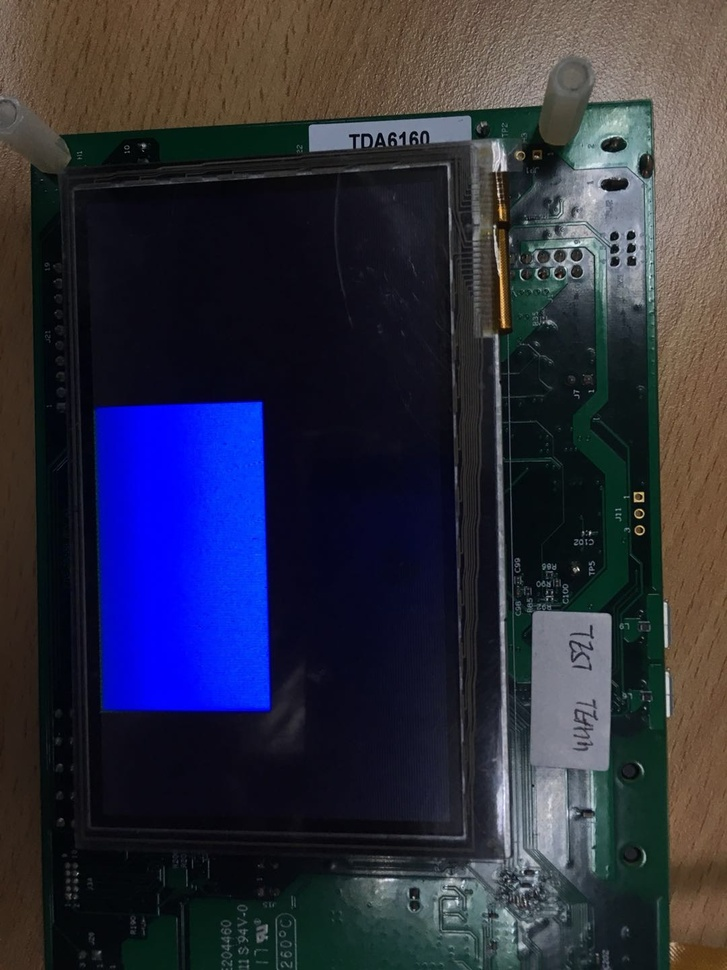
#> input picture pyopencv/pxp_blue.jpg, 727 x 970 px, shrunk from 1080 x 1440 before the run, found by its file name
$ python gray_candy_test.py
#> lines starting #> are read from the running program, lines starting #| are printed output that depends on the picture
import cv2
import numpy as np
from matplotlib import pyplot as plt

img_bgr = cv2.imread('c:\\video\pxp_blue.jpg')
#> img_bgr is the input picture: shape (970, 727, 3); mean B, G, R 61.8, 45.5, 44.7
img_gray = cv2.cvtColor(img_bgr, cv2.COLOR_BGR2GRAY)
img_rgb = cv2.cvtColor(img_bgr, cv2.COLOR_BGR2RGB)
img_hsv = cv2.cvtColor(img_rgb, cv2.COLOR_RGB2HSV)
#> img_hsv: shape (970, 727, 3); mean H, S, V 83.9, 124.7, 71.9
r, g, b = cv2.split(img_rgb)
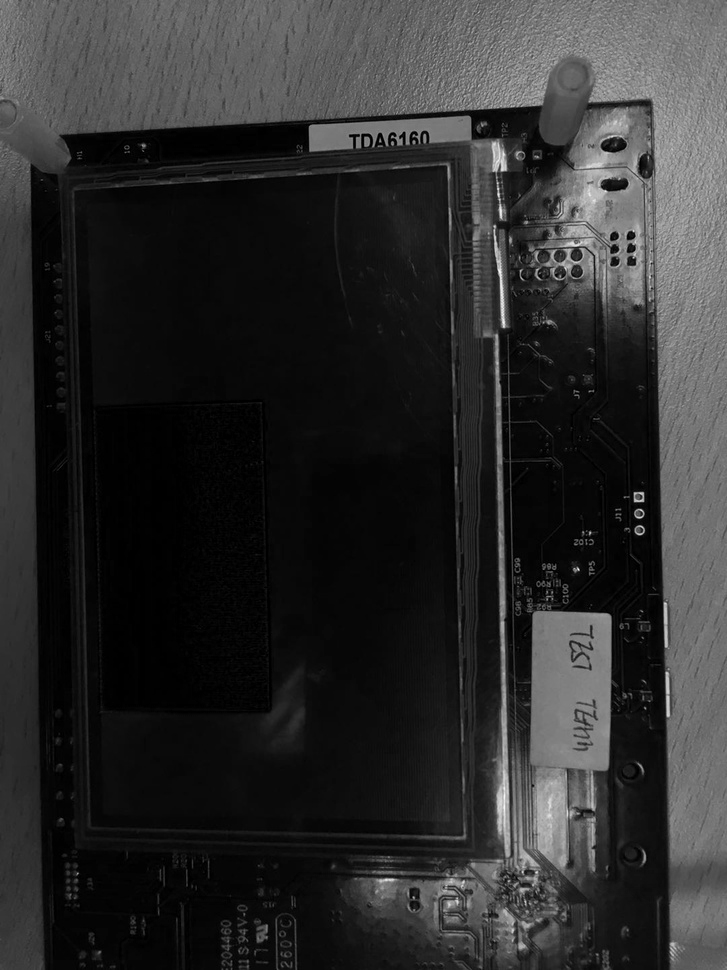
#> r: shape (970, 727); min 0, max 253, mean 44.7
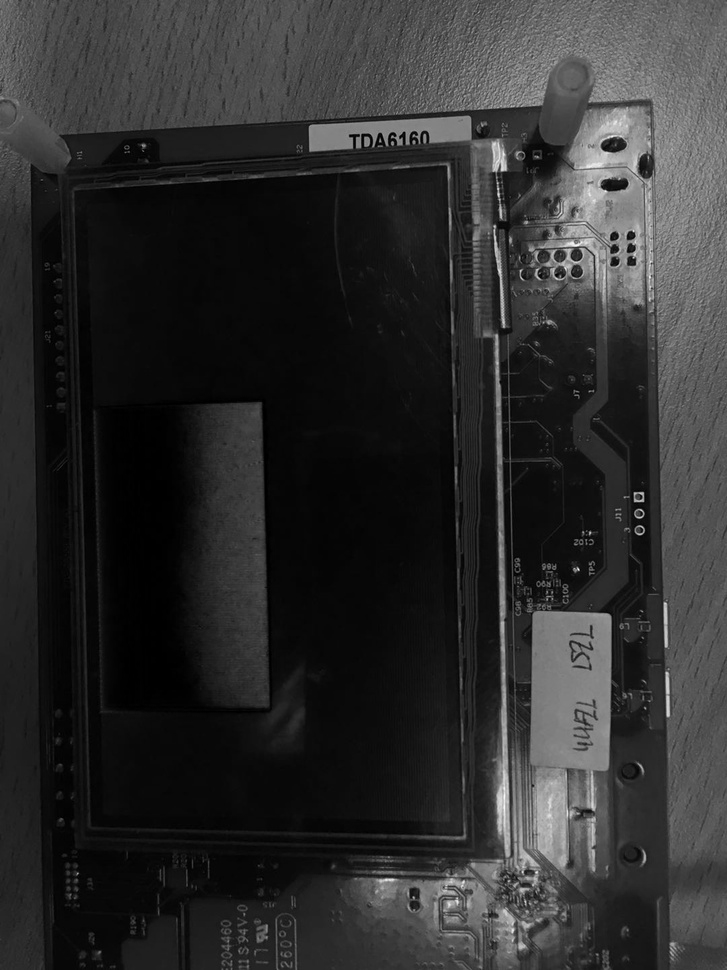
#> g: shape (970, 727); min 0, max 255, mean 45.5
h, s, v = cv2.split(img_hsv)
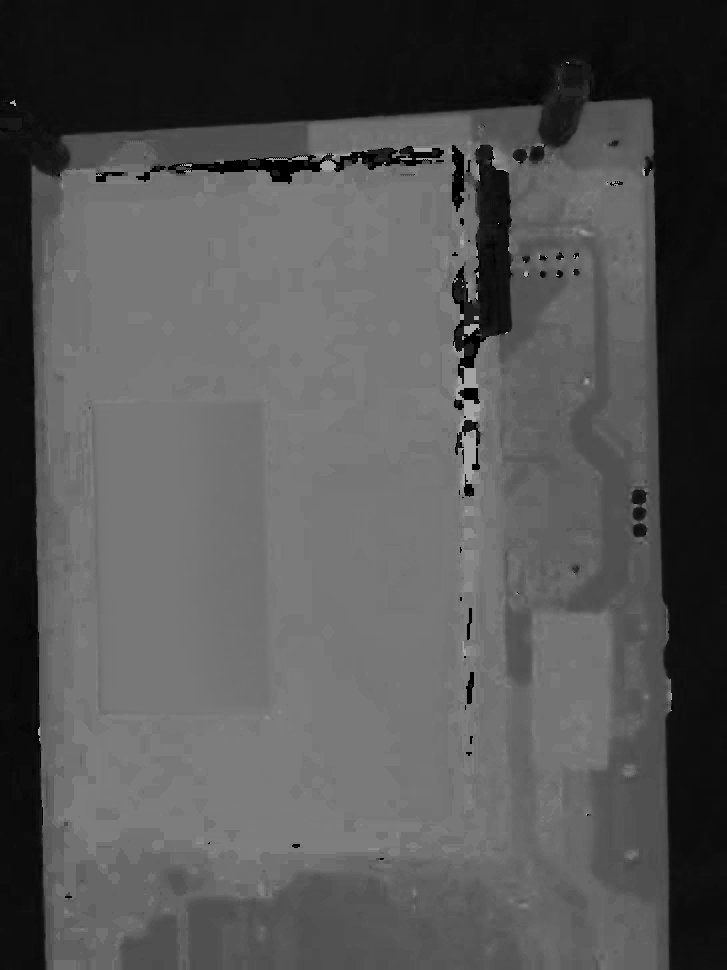
#> h: shape (970, 727); min 0, max 178, mean 83.9
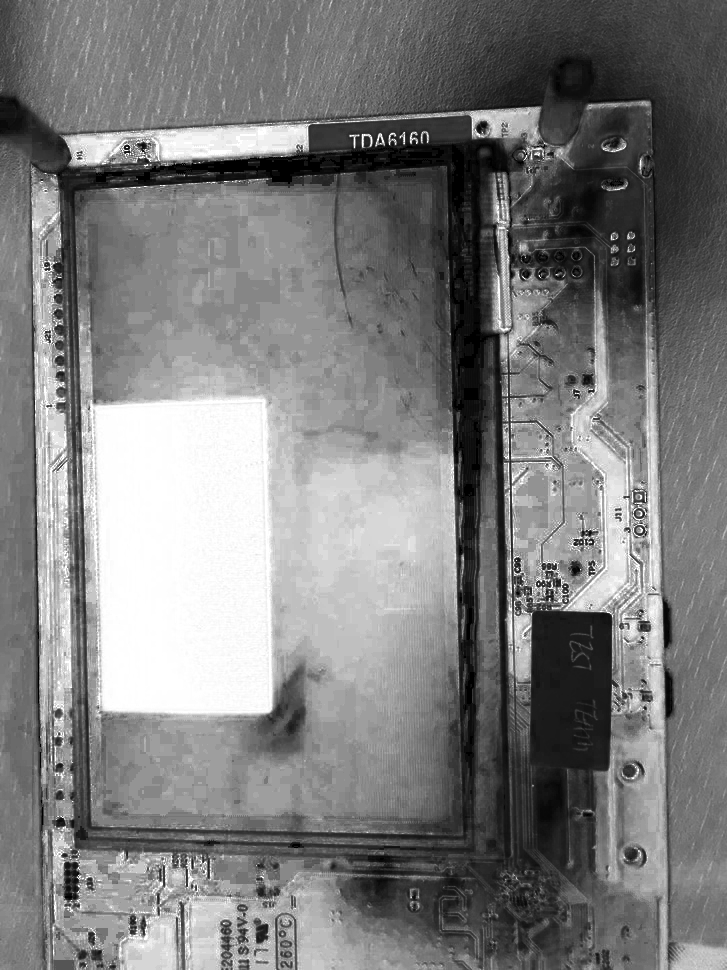
#> s: shape (970, 727); min 0, max 255, mean 124.7
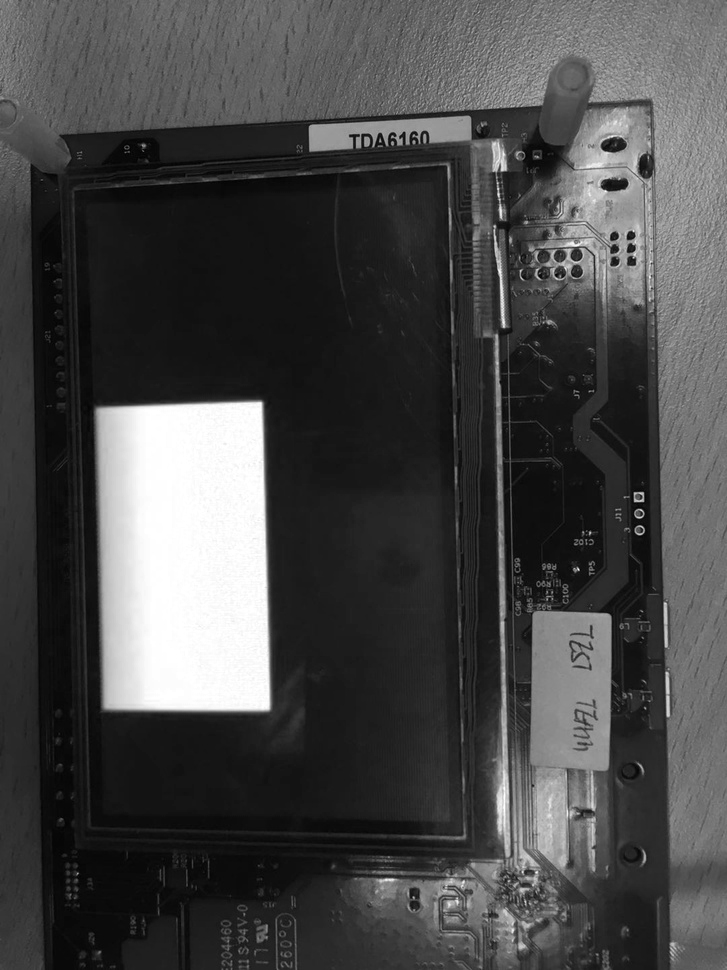
#> v: shape (970, 727); min 1, max 255, mean 71.9
h = cv2.Canny(img_gray, 100, 200)
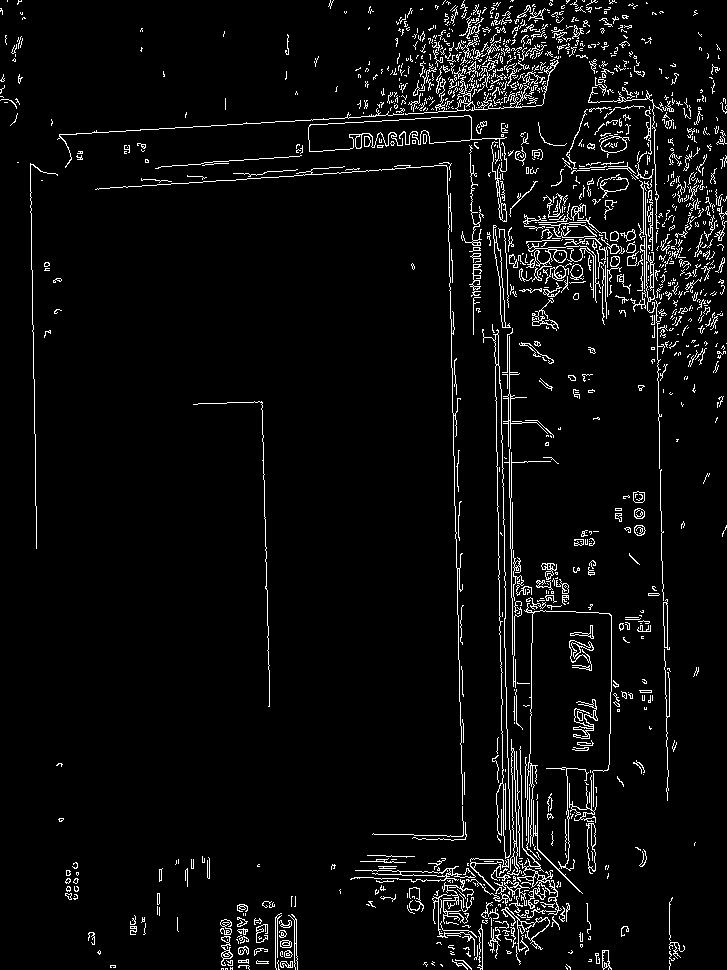
#> h: shape (970, 727); 4.7% white in thin lines or dots

plt.subplot(131),plt.imshow(img_rgb)
plt.subplot(132),plt.imshow(img_gray)
plt.subplot(133),plt.imshow(h)
# [22 lines of commented-out code are left out]
wm = plt.get_current_fig_manager()
wm.window.state('zoomed')
plt.show()

$ run again, with pyopencv/lcd.jpg copied over pyopencv/pxp_blue.jpg
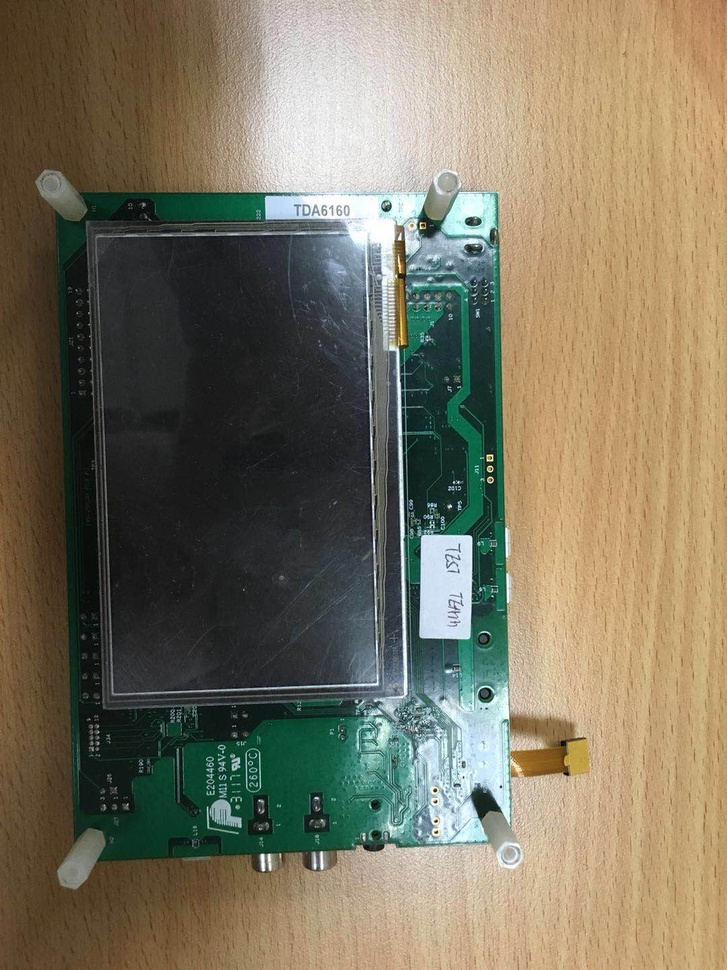
#> input picture pyopencv/lcd.jpg, 727 x 970 px, shrunk from 1080 x 1440 before the run, found by its file name
#> img_bgr is the input picture: shape (970, 727, 3); mean B, G, R 95.7, 116.2, 123.6
#> img_hsv: shape (970, 727, 3); mean H, S, V 44, 84.6, 132.1
#> `h, s, v = cv2.split(img_hsv)`:
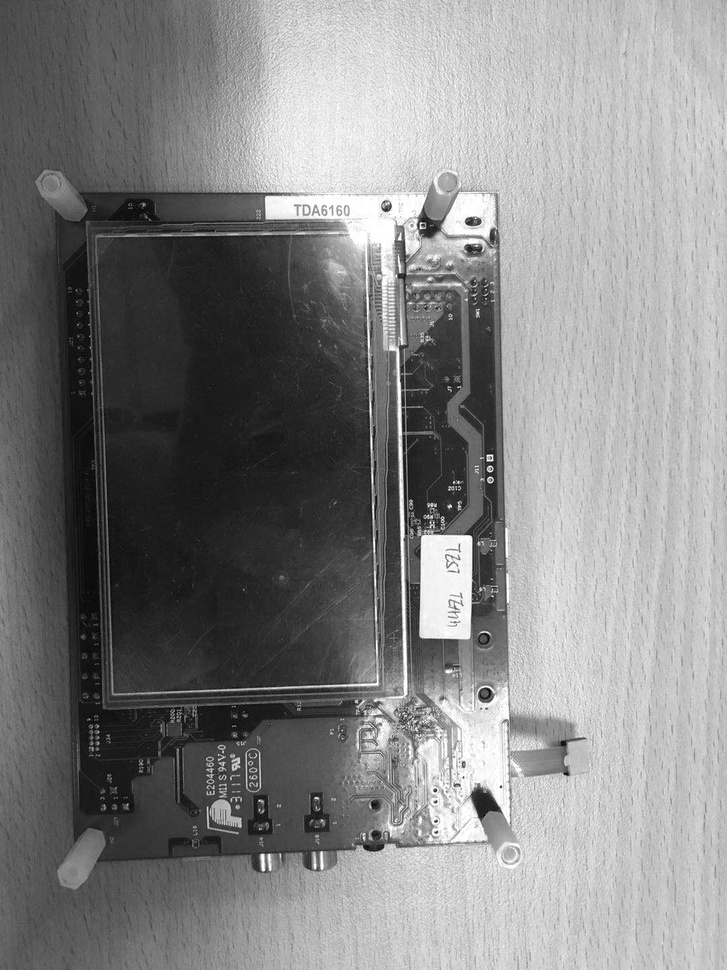
#> v: shape (970, 727); min 1, max 255, mean 132.1
#> `h = cv2.Canny(img_gray, 100, 200)`:
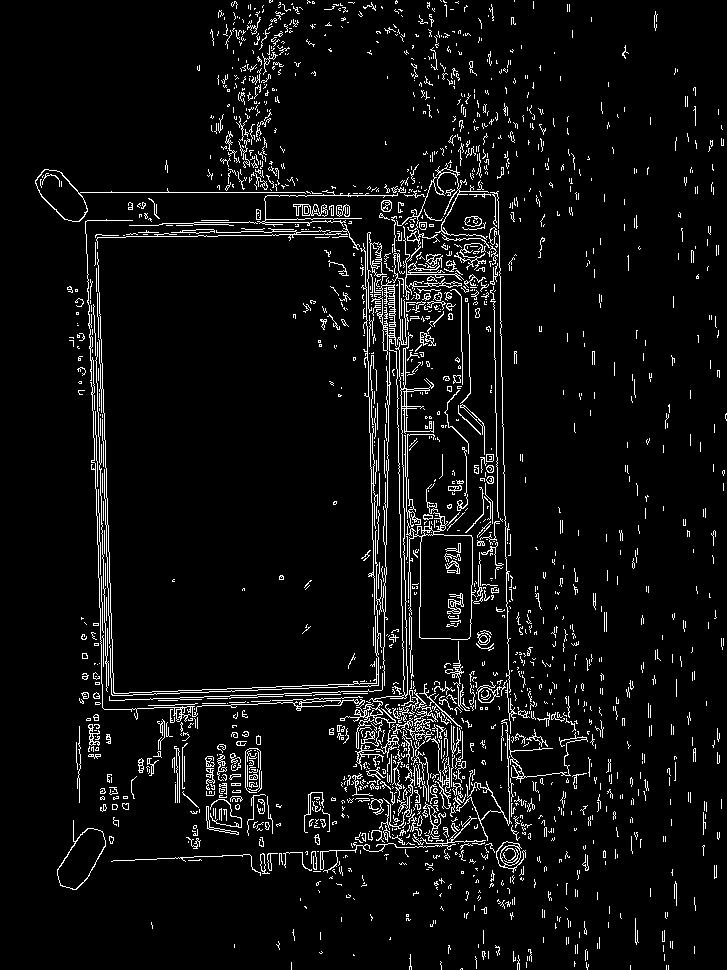
#> h: shape (970, 727); 5.7% white in thin lines or dots
